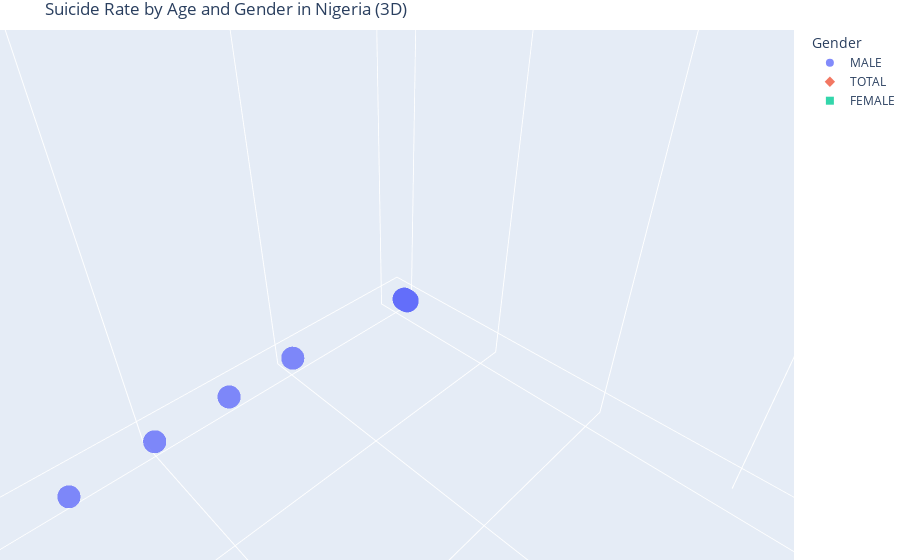

Here is the notebook cell this chart was saved with:
### Markdown cell above
# Visualizations

### Code cell
# 3D scatter plot
fig = px.scatter_3d(
    Nigerian_suicide_cases,
    x="DIM_AGE",
    y="Suicide_Rate_N",
    z="Gender",  # Use Gender as the third axis (categorical)
    color="Gender",  # Color-code by gender
    title="Suicide Rate by Age and Gender in Nigeria (3D)",
    labels={"Suicide_Rate_N": "Suicide Rate (per 100k)", "Age": "Age (Years)"},
    hover_data={"DIM_AGE": True, "Gender": True, "Suicide_Rate_N": ":.2f"},
    symbol="Gender",  # Optional: Different symbols for genders
    opacity=0.8,
    height=600,
)

fig.update_layout(
    scene=dict(
        xaxis_title="DIM_AGE",
        yaxis_title="Suicide_Rate_N",
        zaxis_title="Gender",
    ),
    margin=dict(l=0, r=0, b=0, t=30),
)

# Show the plot
fig.show()

### Figure 1 — Plotly figure (JSON) as saved in the notebook; plotly's stock layout.template omitted (floating-point values rounded to 4 significant figures)
{"data": [{"hovertemplate": "Gender=%{z}<br>DIM_AGE=%{x}<br>Suicide Rate (per 100k)=%{y:.2f}<extra></extra>", "legendgroup": "MALE", "marker": {"color": "#636efa", "opacity": 0.8, "symbol": "circle"}, "mode": "markers", "name": "MALE", "scene": "scene", "showlegend": true, "type": "scatter3d", "x": ["TOTAL", "TOTAL", "TOTAL", "TOTAL", "TOTAL", "TOTAL", "TOTAL", "TOTAL", "TOTAL", "TOTAL", "TOTAL", "TOTAL", "TOTAL", "TOTAL", "TOTAL", "TOTAL", "TOTAL", "TOTAL", "TOTAL", "TOTAL", "Y_GE85", "Y15T19", "Y15T24", "Y15T29", "Y25T34", "Y30T49", "Y35T44", "Y45T54", "Y55T64", "Y65T74", "Y75T84"], "y": [6.92, 6.36, 6.66, 5.16, 6.76, 6.11, 6.81, 6.34, 6.46, 6.72, 6.61, 5.28, 6.77, 5.33, 6.62, 5.02, 5.88, 6.68, 5.07, 5.55, 330.9, 2, 2.79, 3.43, 5.33, 6.67, 6.9, 9.2, 19.62, 41.78, 76.47], "z": ["MALE", "MALE", "MALE", "MALE", "MALE", "MALE", "MALE", "MALE", "MALE", "MALE", "MALE", "MALE", "MALE", "MALE", "MALE", "MALE", "MALE", "MALE", "MALE", "MALE", "MALE", "MALE", "MALE", "MALE", "MALE", "MALE", "MALE", "MALE", "MALE", "MALE", "MALE"]}, {"hovertemplate": "Gender=%{z}<br>DIM_AGE=%{x}<br>Suicide Rate (per 100k)=%{y:.2f}<extra></extra>", "legendgroup": "TOTAL", "marker": {"color": "#EF553B", "opacity": 0.8, "symbol": "diamond"}, "mode": "markers", "name": "TOTAL", "scene": "scene", "showlegend": true, "type": "scatter3d", "x": ["TOTAL", "TOTAL", "TOTAL", "TOTAL", "TOTAL", "TOTAL", "TOTAL", "TOTAL", "TOTAL", "TOTAL", "TOTAL", "TOTAL", "TOTAL", "TOTAL", "TOTAL", "TOTAL", "TOTAL", "TOTAL", "TOTAL", "TOTAL", "Y_GE85", "Y15T19", "Y15T24", "Y15T29", "Y25T34", "Y30T49", "Y35T44", "Y45T54", "Y55T64", "Y65T74", "Y75T84"], "y": [3.49, 4.77, 4.35, 3.53, 4.72, 4.85, 4.05, 4.4, 3.66, 4.51, 4.79, 3.58, 4.64, 4.2, 4.71, 3.85, 4.83, 4.93, 4.84, 3.69, 201.1, 1.39, 1.83, 2.14, 3.16, 4.3, 4.33, 6.84, 14.65, 29.62, 49.62], "z": ["TOTAL", "TOTAL", "TOTAL", "TOTAL", "TOTAL", "TOTAL", "TOTAL", "TOTAL", "TOTAL", "TOTAL", "TOTAL", "TOTAL", "TOTAL", "TOTAL", "TOTAL", "TOTAL", "TOTAL", "TOTAL", "TOTAL", "TOTAL", "TOTAL", "TOTAL", "TOTAL", "TOTAL", "TOTAL", "TOTAL", "TOTAL", "TOTAL", "TOTAL", "TOTAL", "TOTAL"]}, {"hovertemplate": "Gender=%{z}<br>DIM_AGE=%{x}<br>Suicide Rate (per 100k)=%{y:.2f}<extra></extra>", "legendgroup": "FEMALE", "marker": {"color": "#00cc96", "opacity": 0.8, "symbol": "square"}, "mode": "markers", "name": "FEMALE", "scene": "scene", "showlegend": true, "type": "scatter3d", "x": ["TOTAL", "TOTAL", "TOTAL", "TOTAL", "TOTAL", "TOTAL", "TOTAL", "TOTAL", "TOTAL", "TOTAL", "TOTAL", "TOTAL", "TOTAL", "TOTAL", "TOTAL", "TOTAL", "TOTAL", "TOTAL", "TOTAL", "TOTAL", "Y_GE85", "Y15T19", "Y15T24", "Y15T29", "Y25T34", "Y30T49", "Y35T44", "Y45T54", "Y55T64", "Y65T74", "Y75T84"], "y": [2.85, 1.97, 2.85, 2.02, 2.4, 2.76, 2.24, 2.87, 1.99, 2.72, 2.9, 2.61, 1.93, 2.84, 2.82, 1.95, 2.51, 2.18, 2.32, 2.09, 93.9, 0.76, 0.85, 0.81, 0.93, 1.87, 1.69, 4.49, 9.94, 18.61, 25.97], "z": ["FEMALE", "FEMALE", "FEMALE", "FEMALE", "FEMALE", "FEMALE", "FEMALE", "FEMALE", "FEMALE", "FEMALE", "FEMALE", "FEMALE", "FEMALE", "FEMALE", "FEMALE", "FEMALE", "FEMALE", "FEMALE", "FEMALE", "FEMALE", "FEMALE", "FEMALE", "FEMALE", "FEMALE", "FEMALE", "FEMALE", "FEMALE", "FEMALE", "FEMALE", "FEMALE", "FEMALE"]}], "layout": {"autosize": true, "legend": {"title": {"text": "Gender"}, "tracegroupgap": 0}, "margin": {"b": 0, "l": 0, "r": 0, "t": 30}, "scene": {"aspectmode": "auto", "aspectratio": {"x": 1, "y": 1, "z": 1}, "camera": {"center": {"x": 0, "y": 0, "z": 0}, "eye": {"x": 0.006147, "y": 0.006147, "z": 0.006147}, "projection": {"type": "perspective"}, "up": {"x": 0.006499, "y": -0.006457, "z": 1.0}}, "domain": {"x": [0, 1], "y": [0, 1]}, "xaxis": {"title": {"text": "DIM_AGE"}, "type": "category"}, "yaxis": {"title": {"text": "Suicide_Rate_N"}, "type": "linear"}, "zaxis": {"categoryarray": ["MALE", "TOTAL", "FEMALE"], "categoryorder": "array", "title": {"text": "Gender"}, "type": "category"}}, "title": {"text": "Suicide Rate by Age and Gender in Nigeria (3D)"}}}
